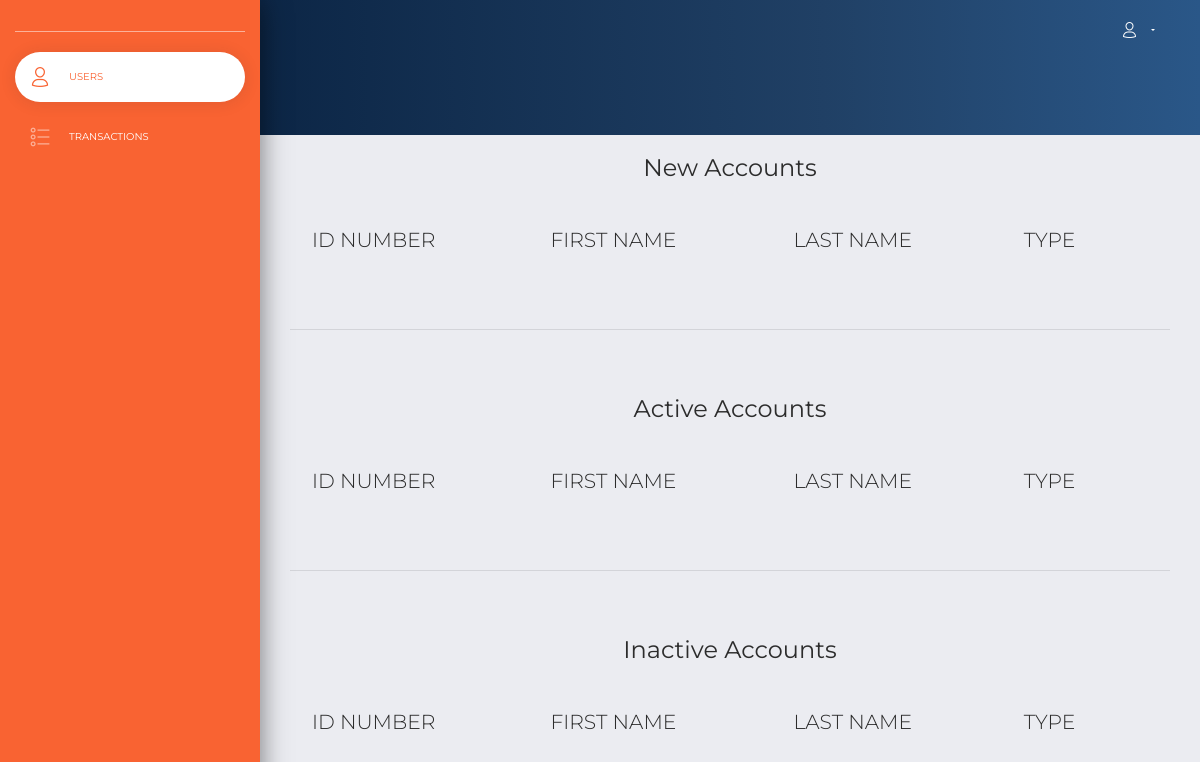
Page /admin/index.php on the earlier database version.
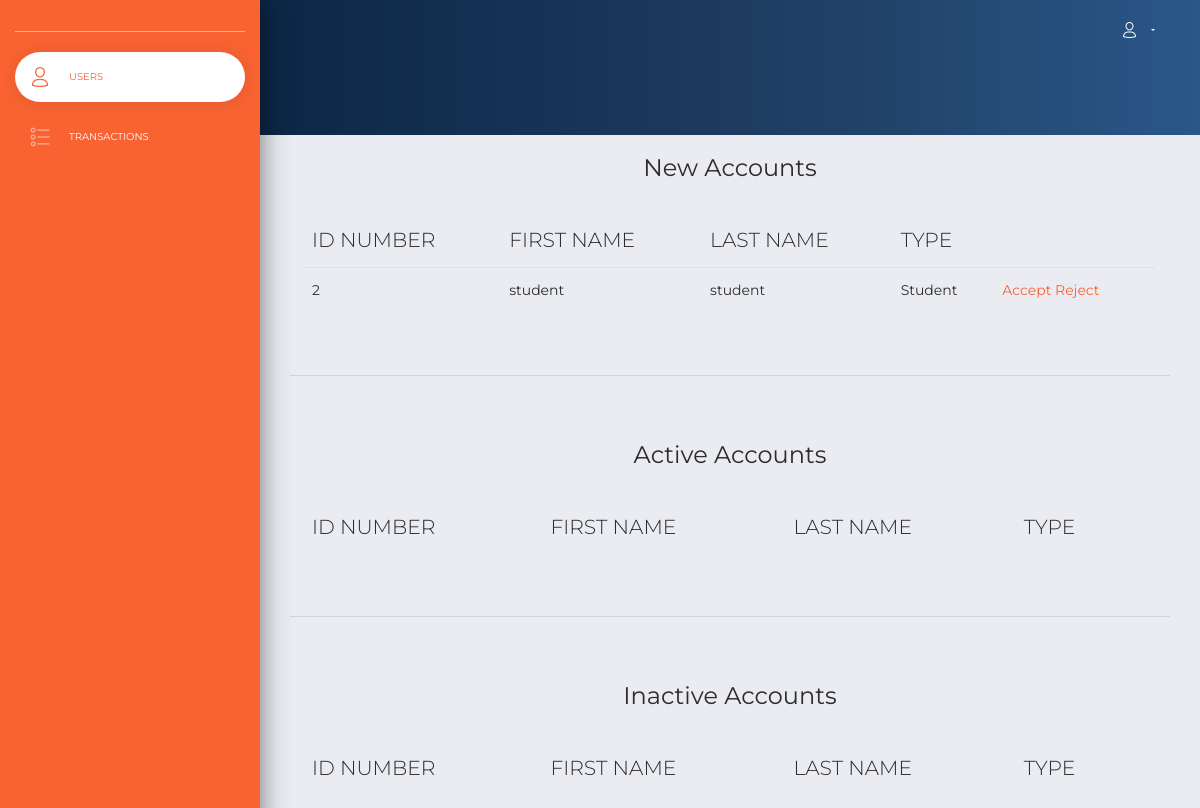
Same page on the later database version.
### tables this page shows
CREATE TABLE IF NOT EXISTS `users` (
  `userID` int(45) NOT NULL AUTO_INCREMENT,
  `firstname` varchar(50) NOT NULL,
  `lastname` varchar(50) NOT NULL,
  `idnumber` int(11) NOT NULL,
  `password` varchar(50) NOT NULL,
  `type` varchar(50) NOT NULL,
  `course` varchar(50) DEFAULT NULL,
  `year` int(1) DEFAULT NULL,
  `status` varchar(50) NOT NULL,
  `department` varchar(50) DEFAULT NULL,
  PRIMARY KEY (`userID`)
);

### admin/index.php (the view, shortened to what this page needs)
<!DOCTYPE html>
<html lang="en">
<head>
    <link href="https://use.fontawesome.com/releases/v5.0.6/css/all.css" rel="stylesheet">
    <link href="assets/css/bootstrap.min.css" rel="stylesheet"/>
    <link href="assets/css/now-ui-dashboard.css?v=1.1.0" rel="stylesheet"/>
    <link href="assets/demo/demo.css" rel="stylesheet"/>
</head>
<body class="">
<div class="wrapper ">
    <div class="sidebar" data-color="orange">
        <div class="logo">
            <a  class="simple-text logo-normal text-center">
            </a>
        </div>
        <div class="sidebar-wrapper">
            <ul class="nav">
                <li class="active">
                    <a href="index.php">
                        <i class="now-ui-icons users_single-02"></i>
                        <p>Users</p>
                    </a>
                </li>
                <li>
                    <a href="transactions.php">
                        <i class="now-ui-icons design_bullet-list-67"></i>
                        <p>Transactions</p>
                    </a>
                </li>
            </ul>
        </div>
    </div>
    <div class="main-panel">
        <nav class="navbar navbar-expand-lg navbar-transparent  navbar-absolute bg-primary fixed-top">
            <div class="container-fluid">
                <div class="collapse navbar-collapse justify-content-end" id="navigation">
                    <ul class="navbar-nav">
                        <li class="nav-item dropdown">
                            <a class="nav-link dropdown-toggle" href="http://example.com" id="navbarDropdownMenuLink"
                               data-toggle="dropdown" aria-haspopup="true" aria-expanded="false">
                                <i class="now-ui-icons users_single-02"></i>
                            </a>
                        </li>
                    </ul>
                </div>
            </div>
        </nav>
        <div class="panel-header panel-header-sm">
        </div>
        <div class="content">
            <div class="row">
                <div class="col-md-12">
                    <div class="card card-plain">
                        <div class="card-header">
                            <br>
                            <h4 class="card-title text-center"> New Accounts</h4>
                        </div>
                        <div class="card-body">
                            <div>
                                <table class="table">
                                    <thead class="">
                                    <th>
                                        ID NUMBER
                                    </th>
                                    <th>
                                        FIRST NAME
                                    </th>
                                    <th>
                                        LAST NAME
                                    </th>
                                    <th>
                                        TYPE
                                    </th>
                                    <th>
                                    </th>
                                    </thead>
                                    <tbody>
                                    <?php
                                        require 'db.php';
                                        $sql = "SELECT * FROM users WHERE status = 'pending'";
                                        $res = $conn->query($sql);
                                        while ($row = $res->fetch_assoc()){
                                            echo "<tr>";
                                            echo "<td>" . $row['idnumber'] . "</td>";
                                            echo "<td>" . $row['firstname'] . "</td>";
                                            echo "<td>" . $row['lastname'] . "</td>";
                                            echo "<td>" . $row['type'] . "</td>";
                                            echo "<td>" . "<a href=" . 'accept.php?num=' . $row['userID'] . "  " . " >Accept</a>" . "    " . "<a href=" . 'reject.php?num=' . $row['userID'] . " " . " >Reject</a>" . "</td>";
                                            echo "</tr>";
                                        }
                                    ?>
                                    </tbody>
                                </table>
                            </div>
                        </div>
                    </div>
                </div>
            </div>
            <hr>
            <div class="row">
                <div class="col-md-12">
                    <div class="card card-plain">
                        <div class="card-header">
                            <br>
                            <h4 class="card-title text-center"> Active Accounts</h4>
                        </div>
                        <div class="card-body">
                            <div>
                                <table class="table">
                                    <thead class="">
                                    <th>
                                        ID NUMBER
                                    </th>
                                    <th>
                                        FIRST NAME
                                    </th>
                                    <th>
                                        LAST NAME
                                    </th>
                                    <th>
                                        TYPE
                                    </th>
                                    <th>
                                    </th>
                                    </thead>
                                </table>
                            </div>
                        </div>
                    </div>
                </div>
            </div>
            <hr>
            <div class="row">
                <div class="col-md-12">
                    <div class="card card-plain">
                        <div class="card-header">
                            <br>
                            <h4 class="card-title text-center"> Inactive Accounts</h4>
                        </div>
                        <div class="card-body">
                            <div>
                                <table class="table">
                                    <thead class="">
                                    <th>
                                        ID NUMBER
                                    </th>
                                    <th>
                                        FIRST NAME
                                    </th>
                                    <th>
                                        LAST NAME
                                    </th>
                                    <th>
                                        TYPE
                                    </th>
                                    <th>
                                    </th>
                                    </thead>
                                </table>
                            </div>
                        </div>
                    </div>
                </div>
            </div>
        </div>
    </div>
</div>
</body>
</html>

Differences in the rows shown:
added users: idnumber "2", firstname "student", lastname "student", type "Student"
